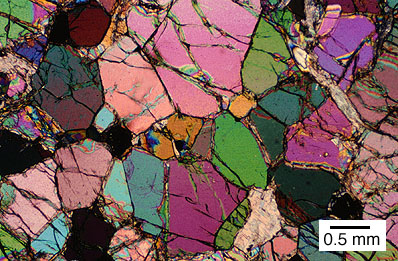
#> input picture olivine.jpg, 398 x 261 px, found by its file name
$ jupyter execute Labeled-Components-Analysis-Earth-Science.ipynb
#> lines starting #> are read from the running program, lines starting #| are printed output that depends on the picture; after the words box and inside, x2 and y2 are one past the last pixel; in counts of white or black regions, pixels touching at a corner belong together; long printed decimals are rounded
# Find the Number of Labeled Components, Area, and Integrated Density in an Image

### Domain: Earth Science

Created by: Preksha Shah

### Concepts Used

1. Labeled Components:
Labeled components refer to connected regions of similar intensity or pixel values in an image. These are identified using algorithms such as Connected Component Analysis (CCA).

2. Area:
The area is the number of pixels in a labeled component.

3. Integrated Density:
Integrated density is the sum of pixel intensities in the labeled region. It provides information about the "strength" or "weight" of the component.

[cell 1]
# Required Libraries
import cv2
import numpy as np
from matplotlib import pyplot as plt
import pandas as pd
import os

[cell 2]
def analyze_image_components(image_path):
    """
    Function to analyze the number of labeled components, their areas,
    and integrated densities in an image.

    Parameters:
    - image_path (str): Path to the input image.

    Outputs:
    - Displays visualizations for the original image, binary image, labeled components,
      and individual components.
    - Prints a table of statistics for each component.
    """
#> called with image_path = '/content/olivine.jpg'
    # Check if the file exists
    if not os.path.exists(image_path):
        print(f"File not found: {image_path}")
        return

    # **Step 1: Load the Image**
    image = cv2.imread(image_path, cv2.IMREAD_GRAYSCALE)
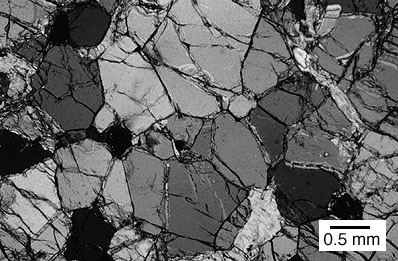
#> image: shape (261, 398); min 0, max 255, mean 101

    # Visualize the original image
    plt.figure(figsize=(8, 8))
    plt.imshow(image, cmap='gray')
    plt.title("Original Image")
    plt.axis("off")
    plt.show()

    # **Step 2: Thresholding**
    _, binary_image = cv2.threshold(image, 127, 255, cv2.THRESH_BINARY)
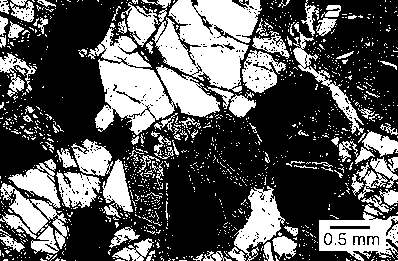
#> binary_image: shape (261, 398); 35.7% white; 1198 white regions (1107 under 20 px), largest, box (x1, y1, x2, y2) and area: (142, 0, 262, 92) 6252, (88, 28, 220, 135) 6041, (0, 163, 69, 254) 2762

    # Visualize the binary image
    plt.figure(figsize=(8, 8))
    plt.imshow(binary_image, cmap='gray')
    plt.title("Binary Image")
    plt.axis("off")
    plt.show()

    # **Step 3: Find Labeled Components**
    num_labels, labels, stats, centroids = cv2.connectedComponentsWithStats(binary_image)
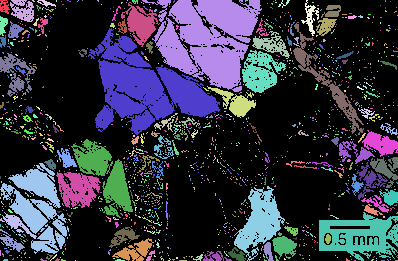
#> labels: shape (261, 398) int32; 1199 distinct labels, from 0 to 1198; one colour per label, 0 black
#> num_labels = 1199; stats = 1199 rows, first 6: [0, 0, 398, 261, 66825], [0, 0, 10, 14, 87], [10, 0, 24, 22, 336], [32, 0, 3, 2, 4], [37, 0, 19, 7, 57], [56, 0, 1, 2, 2]; centroids = 1199 pairs, first value 0 to 397, second value 0 to 260

    # Display the number of labeled components
    print(f"Number of Labeled Components (excluding background): {num_labels - 1}")
#| Number of Labeled Components (excluding background): 1198

    # **Step 4: Analyze Components**
    component_data = []
    for i in range(1, num_labels):  # Start from 1 to exclude the background
        area = stats[i, cv2.CC_STAT_AREA]
        integrated_density = np.sum(image[labels == i])
        centroid = centroids[i]

        component_data.append({
            "Label": i,
            "Area": area,
            "Integrated Density": integrated_density,
            "Centroid": centroid
        })

        print(f"Component {i}: Area = {area}, Integrated Density = {integrated_density}, Centroid = {centroid}")
#> this loop made 1198 passes
#> (area, integrated_density, centroid) on passes 1, 2, 4: (87, 12196, [4.06, 6.38]), (336, 47458, [22.67, 10.01]), (57, 9275, [45.79, 2.82])
#| Component 1: Area = 87, Integrated Density = 12196, Centroid = [4.057 6.379]
#| Component 2: Area = 336, Integrated Density = 47458, Centroid = [22.673 10.009]
#| Component 3: Area = 4, Integrated Density = 581, Centroid = [33.   0.5]
#| Component 4: Area = 57, Integrated Density = 9275, Centroid = [45.789  2.825 ]
#| Component 5: Area = 2, Integrated Density = 320, Centroid = [56.   0.5]
#| Component 6: Area = 1, Integrated Density = 143, Centroid = [61.  1.]
#| Component 7: Area = 4, Integrated Density = 596, Centroid = [68.5  0.5]
#| Component 8: Area = 2, Integrated Density = 273, Centroid = [77.5  0.5]
#> (further printed lines are left out)
#> after the loop, component_data = 1198 items

    # **Step 5: Visualize Labeled Components**
    colored_labels = np.zeros((*labels.shape, 3), dtype=np.uint8)
    for i in range(1, num_labels):
        mask = labels == i
        colored_labels[mask] = np.random.randint(0, 255, size=3)
#> this loop made 1198 passes
#> pass 1, in analyze_image_components, `mask = labels == i`:
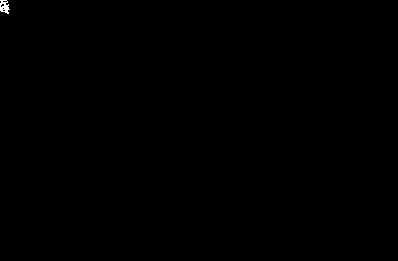
#> mask: shape (261, 398) bool; 0.08% white; 1 white region, box (x1, y1, x2, y2) and area: (0, 0, 10, 14) 87
#> pass 2, in analyze_image_components, `mask = labels == i`:
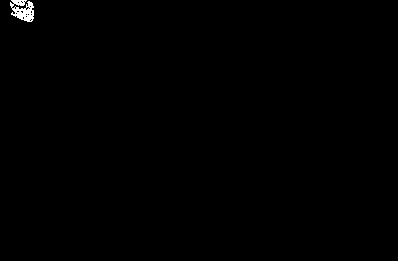
#> mask: shape (261, 398) bool; 0.32% white; 1 white region, box (x1, y1, x2, y2) and area: (10, 0, 34, 22) 336
#> after the loop:
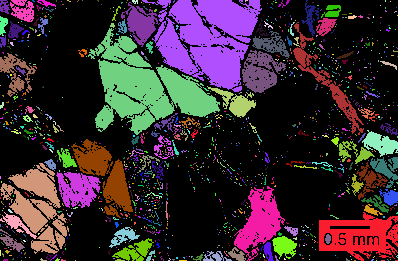
#> colored_labels: shape (261, 398, 3); mean of channels 0, 1, 2 49.2, 41.3, 56.4; drawn as B, G, R

    plt.figure(figsize=(10, 10))
    plt.imshow(cv2.cvtColor(colored_labels, cv2.COLOR_BGR2RGB))
    plt.title("Labeled Components")
    plt.axis("off")
    plt.show()

    # **Step 6: Insights and Statistics**
    df = pd.DataFrame(component_data)
#> df = table of 1198 rows and 4 columns
    print("\nComponent Statistics:")
    print(df)

    # **Step 7: Visualize Individual Components**
    for i in range(1, num_labels):
        mask = labels == i
        highlighted_image = image.copy()
        highlighted_image[~mask] = 0  # Mask all other regions

        plt.figure(figsize=(6, 6))
        plt.imshow(highlighted_image, cmap='gray')
        plt.title(f"Component {i}")
        plt.axis("off")
        plt.show()
#> this loop made 1198 passes
#> pass 1, in analyze_image_components, `plt.show()`:
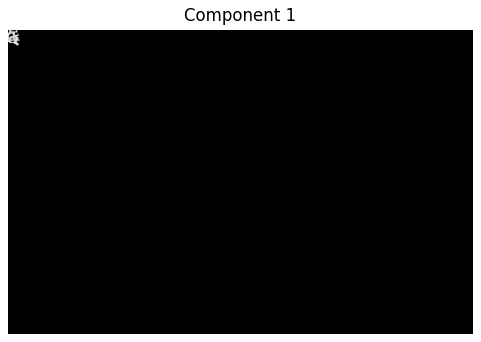
#> figure drawn by matplotlib, 1 panel

    return df

[cell 3]
image_path_1 = "/content/Erosion.jpg"
image_path_2 = "/content/Metamorphic.jpg"
image_path_3 = "/content/espoircoraux.jpg"
image_path_4 = "/content/linnetreef.jpg"
image_path_5 = "/content/maxresdefault.jpg"
image_path_6 = "/content/olivine.jpg"
image_path_7 = "/content/olivine.jpg"

'''print("Analyzing Image 1:")
stats_image_1 = analyze_image_components(image_path_1)

print("\nAnalyzing Image 2:")
stats_image_2 = analyze_image_components(image_path_2)

print("Analyzing Image 1:")
stats_image_3 = analyze_image_components(image_path_1)

print("\nAnalyzing Image 2:")
stats_image_4 = analyze_image_components(image_path_2)

print("Analyzing Image 1:")
stats_image_5 = analyze_image_components(image_path_1)

print("\nAnalyzing Image 2:")
stats_image_6 = analyze_image_components(image_path_2)'''

[cell 4]
print("\nAnalyzing Image 2:")
stats_image_6 = analyze_image_components(image_path_7)
#> stats_image_6 = table of 1198 rows and 4 columns
